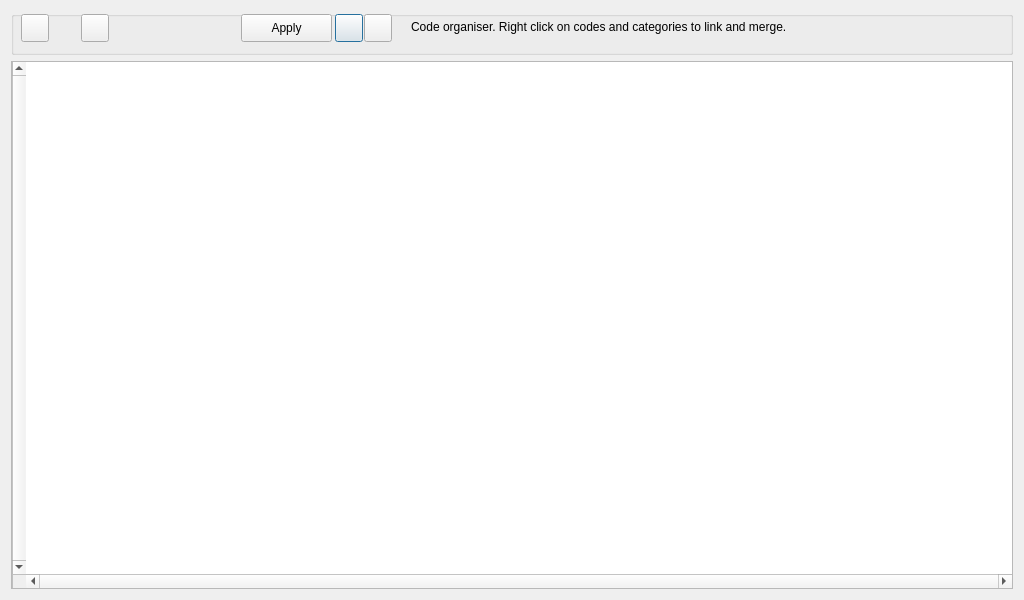
<?xml version="1.0" encoding="UTF-8"?>
<ui version="4.0">
 <class>DialogOrganiser</class>
 <widget class="QDialog" name="DialogOrganiser">
  <property name="geometry">
   <rect>
    <x>0</x>
    <y>0</y>
    <width>1024</width>
    <height>600</height>
   </rect>
  </property>
  <property name="windowTitle">
   <string>Graph Visualisation</string>
  </property>
  <layout class="QGridLayout" name="gridLayout">
   <item row="0" column="0">
    <widget class="QGroupBox" name="groupBox_header">
     <property name="minimumSize">
      <size>
       <width>0</width>
       <height>44</height>
      </size>
     </property>
     <property name="maximumSize">
      <size>
       <width>16777215</width>
       <height>70</height>
      </size>
     </property>
     <property name="title">
      <string/>
     </property>
     <widget class="QPushButton" name="pushButton_export">
      <property name="geometry">
       <rect>
        <x>324</x>
        <y>3</y>
        <width>28</width>
        <height>28</height>
       </rect>
      </property>
      <property name="toolTip">
       <string>Export image</string>
      </property>
      <property name="text">
       <string/>
      </property>
     </widget>
     <widget class="QLabel" name="label_zoom">
      <property name="geometry">
       <rect>
        <x>41</x>
        <y>3</y>
        <width>28</width>
        <height>28</height>
       </rect>
      </property>
      <property name="toolTip">
       <string>Click on the graph area and press + or W to zoom in. Press - or Q to zoom in or zoom out.</string>
      </property>
      <property name="text">
       <string/>
      </property>
     </widget>
     <widget class="QPushButton" name="pushButton_create_category">
      <property name="geometry">
       <rect>
        <x>70</x>
        <y>3</y>
        <width>28</width>
        <height>28</height>
       </rect>
      </property>
      <property name="toolTip">
       <string>&lt;html&gt;&lt;head/&gt;&lt;body&gt;&lt;p&gt;Create category&lt;/p&gt;&lt;/body&gt;&lt;/html&gt;</string>
      </property>
      <property name="text">
       <string/>
      </property>
     </widget>
     <widget class="QPushButton" name="pushButton_selectbranch">
      <property name="geometry">
       <rect>
        <x>10</x>
        <y>3</y>
        <width>28</width>
        <height>28</height>
       </rect>
      </property>
      <property name="toolTip">
       <string>Select code branch</string>
      </property>
      <property name="text">
       <string/>
      </property>
     </widget>
     <widget class="QPushButton" name="pushButton_clear">
      <property name="geometry">
       <rect>
        <x>353</x>
        <y>3</y>
        <width>28</width>
        <height>28</height>
       </rect>
      </property>
      <property name="toolTip">
       <string>Clear</string>
      </property>
      <property name="text">
       <string/>
      </property>
     </widget>
     <widget class="QLabel" name="label_loaded_graph">
      <property name="geometry">
       <rect>
        <x>400</x>
        <y>2</y>
        <width>531</width>
        <height>28</height>
       </rect>
      </property>
      <property name="text">
       <string>Code organiser. Right click on codes and categories to link and merge.</string>
      </property>
     </widget>
     <widget class="QPushButton" name="pushButton_apply">
      <property name="geometry">
       <rect>
        <x>230</x>
        <y>3</y>
        <width>91</width>
        <height>28</height>
       </rect>
      </property>
      <property name="toolTip">
       <string>&lt;html&gt;&lt;head/&gt;&lt;body&gt;&lt;p&gt;Apply changed structure.&lt;/p&gt;&lt;p&gt;Warning. No Undo option.&lt;/p&gt;&lt;/body&gt;&lt;/html&gt;</string>
      </property>
      <property name="text">
       <string>Apply</string>
      </property>
     </widget>
    </widget>
   </item>
   <item row="1" column="0">
    <widget class="QGraphicsView" name="graphicsView">
     <property name="layoutDirection">
      <enum>Qt::RightToLeft</enum>
     </property>
     <property name="verticalScrollBarPolicy">
      <enum>Qt::ScrollBarAlwaysOn</enum>
     </property>
     <property name="horizontalScrollBarPolicy">
      <enum>Qt::ScrollBarAlwaysOn</enum>
     </property>
    </widget>
   </item>
  </layout>
 </widget>
 <tabstops>
  <tabstop>pushButton_selectbranch</tabstop>
  <tabstop>pushButton_create_category</tabstop>
  <tabstop>pushButton_export</tabstop>
  <tabstop>pushButton_clear</tabstop>
  <tabstop>graphicsView</tabstop>
 </tabstops>
 <resources/>
 <connections/>
</ui>
